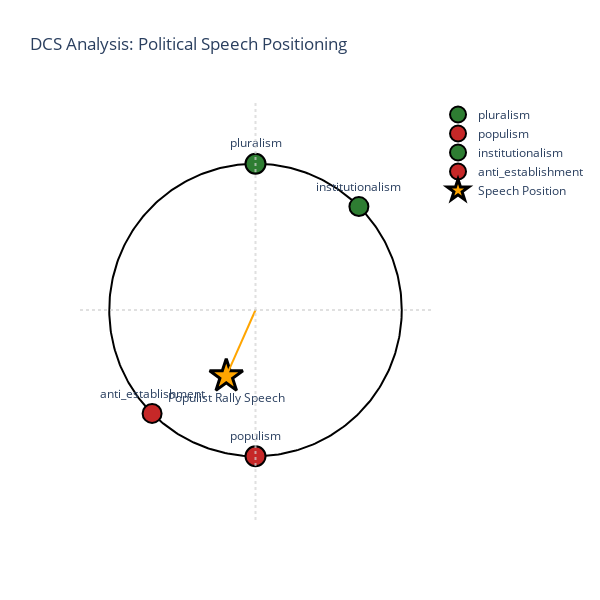

The cell this chart's notebook holds for it:
### Code cell
# Simple but powerful: Populism vs Pluralism analysis
anchors = {
    'pluralism': {'angle': 90, 'type': 'integrative', 'weight': 1.0},
    'populism': {'angle': 270, 'type': 'disintegrative', 'weight': 1.0},
    'institutionalism': {'angle': 45, 'type': 'integrative', 'weight': 0.8},
    'anti_establishment': {'angle': 225, 'type': 'disintegrative', 'weight': 0.8}
}

# A political speech analyzed by the DCS
speech_scores = {
    'pluralism': 0.3, 'populism': 0.8, 
    'institutionalism': 0.2, 'anti_establishment': 0.9
}

# Create the visualization
fig = create_base_dcs_plot("DCS Analysis: Political Speech Positioning")

# Add anchors
for anchor_name, anchor_def in anchors.items():
    angle = np.deg2rad(anchor_def['angle'])
    weight = anchor_def.get('weight', 1.0)
    x, y = np.cos(angle), np.sin(angle)
    
    # Color based on type
    color = '#2E7D32' if anchor_def['type'] == 'integrative' else '#C62828'
    
    fig.add_trace(go.Scatter(
        x=[x], y=[y],
        mode='markers+text',
        marker=dict(size=15 + 5*weight, color=color, line=dict(width=2, color='black')),
        text=[anchor_name],
        textposition='top center',
        name=anchor_name,
        hovertemplate=f"<b>{anchor_name}</b><br>Angle: {anchor_def['angle']}°<br>Weight: {weight}<extra></extra>"
    ))

# Calculate and add centroid
centroid = calculate_centroid(anchors, speech_scores)
fig.add_trace(go.Scatter(
    x=[centroid[0]], y=[centroid[1]],
    mode='markers+text',
    marker=dict(size=25, color='orange', symbol='star', line=dict(width=3, color='black')),
    text=['Populist Rally Speech'],
    textposition='bottom center',
    name='Speech Position',
    hovertemplate=f"<b>Speech Position</b><br>Coordinates: ({centroid[0]:.3f}, {centroid[1]:.3f})<extra></extra>"
))

# Add vector line
fig.add_trace(go.Scatter(
    x=[0, centroid[0]], y=[0, centroid[1]],
    mode='lines',
    line=dict(color='orange', width=2),
    showlegend=False,
    hoverinfo='skip'
))

fig.show()

print("💡 What you're seeing:")
print("  • Green/Red dots = Theoretical anchors (integrative/disintegrative)")
print("  • Orange star = Where this speech lands in theory space")
print("  • Orange line = Vector from center showing ideological pull")
print("  • Hover over any element for detailed information!")

### Figure 1 — Plotly figure (JSON) as saved in the notebook; plotly's stock layout.template omitted (floating-point values rounded to 4 significant figures; data arrays with more than 128 entries replaced by an {"elided": "..."} marker saying what was removed)
{"data": [{"hoverinfo": "skip", "line": {"color": "black", "width": 2}, "mode": "lines", "showlegend": false, "type": "scatter", "x": {"elided": "361 float values"}, "y": {"elided": "361 float values"}}, {"hovertemplate": "<b>pluralism</b><br>Angle: 90°<br>Weight: 1.0<extra></extra>", "marker": {"color": "#2E7D32", "line": {"color": "black", "width": 2}, "size": 20}, "mode": "markers+text", "name": "pluralism", "text": ["pluralism"], "textposition": "top center", "type": "scatter", "x": [6.123e-17], "y": [1]}, {"hovertemplate": "<b>populism</b><br>Angle: 270°<br>Weight: 1.0<extra></extra>", "marker": {"color": "#C62828", "line": {"color": "black", "width": 2}, "size": 20}, "mode": "markers+text", "name": "populism", "text": ["populism"], "textposition": "top center", "type": "scatter", "x": [-1.837e-16], "y": [-1]}, {"hovertemplate": "<b>institutionalism</b><br>Angle: 45°<br>Weight: 0.8<extra></extra>", "marker": {"color": "#2E7D32", "line": {"color": "black", "width": 2}, "size": 19}, "mode": "markers+text", "name": "institutionalism", "text": ["institutionalism"], "textposition": "top center", "type": "scatter", "x": [0.7071], "y": [0.7071]}, {"hovertemplate": "<b>anti_establishment</b><br>Angle: 225°<br>Weight: 0.8<extra></extra>", "marker": {"color": "#C62828", "line": {"color": "black", "width": 2}, "size": 19}, "mode": "markers+text", "name": "anti_establishment", "text": ["anti_establishment"], "textposition": "top center", "type": "scatter", "x": [-0.7071], "y": [-0.7071]}, {"hovertemplate": "<b>Speech Position</b><br>Coordinates: (-0.200, -0.453)<extra></extra>", "marker": {"color": "orange", "line": {"color": "black", "width": 3}, "size": 25, "symbol": "star"}, "mode": "markers+text", "name": "Speech Position", "text": ["Populist Rally Speech"], "textposition": "bottom center", "type": "scatter", "x": [-0.2], "y": [-0.4525]}, {"hoverinfo": "skip", "line": {"color": "orange", "width": 2}, "mode": "lines", "showlegend": false, "type": "scatter", "x": [0, -0.2], "y": [0, -0.4525]}], "layout": {"height": 600, "paper_bgcolor": "white", "plot_bgcolor": "white", "shapes": [{"line": {"color": "lightgray", "dash": "dot"}, "opacity": 0.7, "type": "line", "x0": 0, "x1": 1, "xref": "x domain", "y0": 0, "y1": 0, "yref": "y"}, {"line": {"color": "lightgray", "dash": "dot"}, "opacity": 0.7, "type": "line", "x0": 0, "x1": 0, "xref": "x", "y0": 0, "y1": 1, "yref": "y domain"}], "title": {"text": "DCS Analysis: Political Speech Positioning"}, "width": 600, "xaxis": {"range": [-1.2, 1.2], "scaleanchor": "y", "scaleratio": 1, "visible": false}, "yaxis": {"range": [-1.2, 1.2], "visible": false}}}
